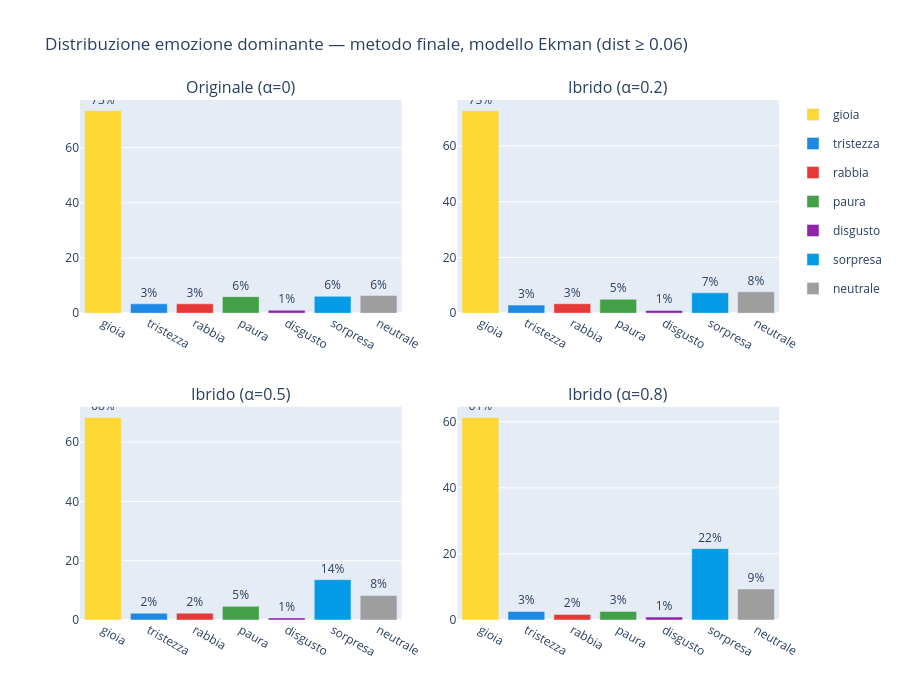

The notebook cell this image was saved under:
### Code cell
fig = make_subplots(rows=2, cols=2, subplot_titles=list(MATRICES.keys()),
    vertical_spacing=0.18, horizontal_spacing=0.08)
positions = [(1,1),(1,2),(2,1),(2,2)]
for idx,(vname,df_r) in enumerate(results_final_ekman.items()):
    counts = df_r['dominant_emotion'].value_counts()
    r,c = positions[idx]
    for e in EKMAN_EMOTIONS + ['neutrale']:
        n = counts.get(e,0)
        fig.add_trace(go.Bar(name=e, x=[e], y=[round(n/total*100,1)],
            marker_color=EMOTION_COLORS.get(e,'#999'),
            showlegend=(idx==0), legendgroup=e,
            text=['{:.0f}%'.format(n/total*100)], textposition='outside'),
            row=r, col=c)
fig.update_layout(
    title='Distribuzione emozione dominante — metodo finale, modello Ekman (dist ≥ 0.06)',
    barmode='group', height=700)
fig.show()

### Figure 1 — Plotly figure (JSON) as saved in the notebook; plotly's stock layout.template omitted (floating-point values rounded to 4 significant figures)
{"data": [{"legendgroup": "gioia", "marker": {"color": "#FDD835"}, "name": "gioia", "showlegend": true, "text": ["73%"], "textposition": "outside", "x": ["gioia"], "y": [73.4], "type": "bar", "xaxis": "x", "yaxis": "y"}, {"legendgroup": "tristezza", "marker": {"color": "#1E88E5"}, "name": "tristezza", "showlegend": true, "text": ["3%"], "textposition": "outside", "x": ["tristezza"], "y": [3.4], "type": "bar", "xaxis": "x", "yaxis": "y"}, {"legendgroup": "rabbia", "marker": {"color": "#E53935"}, "name": "rabbia", "showlegend": true, "text": ["3%"], "textposition": "outside", "x": ["rabbia"], "y": [3.4], "type": "bar", "xaxis": "x", "yaxis": "y"}, {"legendgroup": "paura", "marker": {"color": "#43A047"}, "name": "paura", "showlegend": true, "text": ["6%"], "textposition": "outside", "x": ["paura"], "y": [6.0], "type": "bar", "xaxis": "x", "yaxis": "y"}, {"legendgroup": "disgusto", "marker": {"color": "#8E24AA"}, "name": "disgusto", "showlegend": true, "text": ["1%"], "textposition": "outside", "x": ["disgusto"], "y": [1.1], "type": "bar", "xaxis": "x", "yaxis": "y"}, {"legendgroup": "sorpresa", "marker": {"color": "#039BE5"}, "name": "sorpresa", "showlegend": true, "text": ["6%"], "textposition": "outside", "x": ["sorpresa"], "y": [6.1], "type": "bar", "xaxis": "x", "yaxis": "y"}, {"legendgroup": "neutrale", "marker": {"color": "#9E9E9E"}, "name": "neutrale", "showlegend": true, "text": ["6%"], "textposition": "outside", "x": ["neutrale"], "y": [6.4], "type": "bar", "xaxis": "x", "yaxis": "y"}, {"legendgroup": "gioia", "marker": {"color": "#FDD835"}, "name": "gioia", "showlegend": false, "text": ["73%"], "textposition": "outside", "x": ["gioia"], "y": [72.7], "type": "bar", "xaxis": "x2", "yaxis": "y2"}, {"legendgroup": "tristezza", "marker": {"color": "#1E88E5"}, "name": "tristezza", "showlegend": false, "text": ["3%"], "textposition": "outside", "x": ["tristezza"], "y": [2.9], "type": "bar", "xaxis": "x2", "yaxis": "y2"}, {"legendgroup": "rabbia", "marker": {"color": "#E53935"}, "name": "rabbia", "showlegend": false, "text": ["3%"], "textposition": "outside", "x": ["rabbia"], "y": [3.4], "type": "bar", "xaxis": "x2", "yaxis": "y2"}, {"legendgroup": "paura", "marker": {"color": "#43A047"}, "name": "paura", "showlegend": false, "text": ["5%"], "textposition": "outside", "x": ["paura"], "y": [5.0], "type": "bar", "xaxis": "x2", "yaxis": "y2"}, {"legendgroup": "disgusto", "marker": {"color": "#8E24AA"}, "name": "disgusto", "showlegend": false, "text": ["1%"], "textposition": "outside", "x": ["disgusto"], "y": [1.0], "type": "bar", "xaxis": "x2", "yaxis": "y2"}, {"legendgroup": "sorpresa", "marker": {"color": "#039BE5"}, "name": "sorpresa", "showlegend": false, "text": ["7%"], "textposition": "outside", "x": ["sorpresa"], "y": [7.3], "type": "bar", "xaxis": "x2", "yaxis": "y2"}, {"legendgroup": "neutrale", "marker": {"color": "#9E9E9E"}, "name": "neutrale", "showlegend": false, "text": ["8%"], "textposition": "outside", "x": ["neutrale"], "y": [7.7], "type": "bar", "xaxis": "x2", "yaxis": "y2"}, {"legendgroup": "gioia", "marker": {"color": "#FDD835"}, "name": "gioia", "showlegend": false, "text": ["68%"], "textposition": "outside", "x": ["gioia"], "y": [68.3], "type": "bar", "xaxis": "x3", "yaxis": "y3"}, {"legendgroup": "tristezza", "marker": {"color": "#1E88E5"}, "name": "tristezza", "showlegend": false, "text": ["2%"], "textposition": "outside", "x": ["tristezza"], "y": [2.3], "type": "bar", "xaxis": "x3", "yaxis": "y3"}, {"legendgroup": "rabbia", "marker": {"color": "#E53935"}, "name": "rabbia", "showlegend": false, "text": ["2%"], "textposition": "outside", "x": ["rabbia"], "y": [2.3], "type": "bar", "xaxis": "x3", "yaxis": "y3"}, {"legendgroup": "paura", "marker": {"color": "#43A047"}, "name": "paura", "showlegend": false, "text": ["5%"], "textposition": "outside", "x": ["paura"], "y": [4.6], "type": "bar", "xaxis": "x3", "yaxis": "y3"}, {"legendgroup": "disgusto", "marker": {"color": "#8E24AA"}, "name": "disgusto", "showlegend": false, "text": ["1%"], "textposition": "outside", "x": ["disgusto"], "y": [0.7], "type": "bar", "xaxis": "x3", "yaxis": "y3"}, {"legendgroup": "sorpresa", "marker": {"color": "#039BE5"}, "name": "sorpresa", "showlegend": false, "text": ["14%"], "textposition": "outside", "x": ["sorpresa"], "y": [13.6], "type": "bar", "xaxis": "x3", "yaxis": "y3"}, {"legendgroup": "neutrale", "marker": {"color": "#9E9E9E"}, "name": "neutrale", "showlegend": false, "text": ["8%"], "textposition": "outside", "x": ["neutrale"], "y": [8.3], "type": "bar", "xaxis": "x3", "yaxis": "y3"}, {"legendgroup": "gioia", "marker": {"color": "#FDD835"}, "name": "gioia", "showlegend": false, "text": ["61%"], "textposition": "outside", "x": ["gioia"], "y": [61.3], "type": "bar", "xaxis": "x4", "yaxis": "y4"}, {"legendgroup": "tristezza", "marker": {"color": "#1E88E5"}, "name": "tristezza", "showlegend": false, "text": ["3%"], "textposition": "outside", "x": ["tristezza"], "y": [2.6], "type": "bar", "xaxis": "x4", "yaxis": "y4"}, {"legendgroup": "rabbia", "marker": {"color": "#E53935"}, "name": "rabbia", "showlegend": false, "text": ["2%"], "textposition": "outside", "x": ["rabbia"], "y": [1.7], "type": "bar", "xaxis": "x4", "yaxis": "y4"}, {"legendgroup": "paura", "marker": {"color": "#43A047"}, "name": "paura", "showlegend": false, "text": ["3%"], "textposition": "outside", "x": ["paura"], "y": [2.6], "type": "bar", "xaxis": "x4", "yaxis": "y4"}, {"legendgroup": "disgusto", "marker": {"color": "#8E24AA"}, "name": "disgusto", "showlegend": false, "text": ["1%"], "textposition": "outside", "x": ["disgusto"], "y": [0.9], "type": "bar", "xaxis": "x4", "yaxis": "y4"}, {"legendgroup": "sorpresa", "marker": {"color": "#039BE5"}, "name": "sorpresa", "showlegend": false, "text": ["22%"], "textposition": "outside", "x": ["sorpresa"], "y": [21.6], "type": "bar", "xaxis": "x4", "yaxis": "y4"}, {"legendgroup": "neutrale", "marker": {"color": "#9E9E9E"}, "name": "neutrale", "showlegend": false, "text": ["9%"], "textposition": "outside", "x": ["neutrale"], "y": [9.4], "type": "bar", "xaxis": "x4", "yaxis": "y4"}], "layout": {"xaxis": {"anchor": "y", "domain": [0.0, 0.46]}, "yaxis": {"anchor": "x", "domain": [0.59, 1.0]}, "xaxis2": {"anchor": "y2", "domain": [0.54, 1.0]}, "yaxis2": {"anchor": "x2", "domain": [0.59, 1.0]}, "xaxis3": {"anchor": "y3", "domain": [0.0, 0.46]}, "yaxis3": {"anchor": "x3", "domain": [0.0, 0.41]}, "xaxis4": {"anchor": "y4", "domain": [0.54, 1.0]}, "yaxis4": {"anchor": "x4", "domain": [0.0, 0.41]}, "annotations": [{"font": {"size": 16}, "showarrow": false, "text": "Originale (α=0)", "x": 0.23, "xanchor": "center", "xref": "paper", "y": 1.0, "yanchor": "bottom", "yref": "paper"}, {"font": {"size": 16}, "showarrow": false, "text": "Ibrido (α=0.2)", "x": 0.77, "xanchor": "center", "xref": "paper", "y": 1.0, "yanchor": "bottom", "yref": "paper"}, {"font": {"size": 16}, "showarrow": false, "text": "Ibrido (α=0.5)", "x": 0.23, "xanchor": "center", "xref": "paper", "y": 0.41, "yanchor": "bottom", "yref": "paper"}, {"font": {"size": 16}, "showarrow": false, "text": "Ibrido (α=0.8)", "x": 0.77, "xanchor": "center", "xref": "paper", "y": 0.41, "yanchor": "bottom", "yref": "paper"}], "title": {"text": "Distribuzione emozione dominante — metodo finale, modello Ekman (dist ≥ 0.06)"}, "barmode": "group", "height": 700}}
